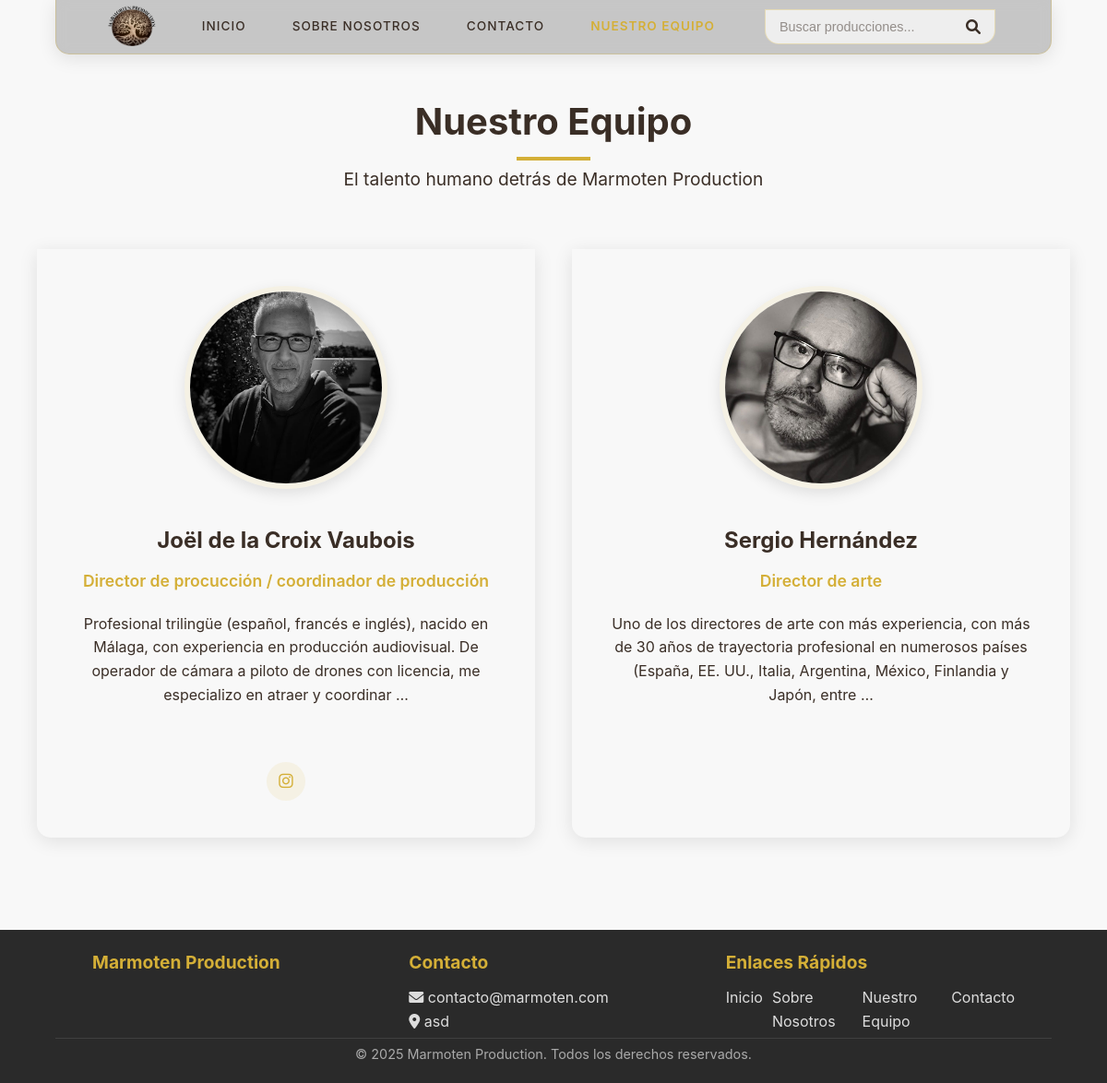
The app's page /nuestro-equipo/ with its own data.
### blog/models.py (models this page shows, shortened)
class ConfiguracionSitio(models.Model):
    titulo_sitio = models.CharField(max_length=200, default="Marmoten Production")
    logo = models.ImageField(upload_to='config/', blank=True, null=True)
    email_contacto = models.EmailField(default='contacto@marmoten.com')
    telefono_contacto = models.CharField(max_length=20, blank=True)
    direccion = models.TextField(blank=True)
    sobre_nosotros = models.TextField(blank=True)
    mision = models.TextField(blank=True)
    vision = models.TextField(blank=True)
    banner_sobre_nosotros = models.ImageField(
        upload_to='config/sobre_nosotros/',
        blank=True,
        null=True,
        help_text="Banner para la página 'Sobre Nosotros' (1920x500px recomendado)"
    )
    imagen_sobre_nosotros = models.ImageField(
        upload_to='config/sobre_nosotros/',
        blank=True,
        null=True,
        help_text="Imagen descriptiva para 'Sobre Nosotros' (800x600px recomendado)"
    )
    icono_mision = models.ImageField(
        upload_to='config/iconos/',
        blank=True,
        null=True,
        help_text="Icono para la sección Misión (200x200px recomendado)"
    )
    icono_vision = models.ImageField(
        upload_to='config/iconos/',
        blank=True,
        null=True,
        help_text="Icono para la sección Visión (200x200px recomendado)"
    )
    facebook_url = models.URLField(blank=True)
    instagram_url = models.URLField(blank=True)
    youtube_url = models.URLField(blank=True)
    class Meta:
        verbose_name_plural = "Configuraciones del Sitio"

class Equipo(models.Model):
    nombre = models.CharField(max_length=100)
    puesto = models.CharField(max_length=100)
    biografia = models.TextField()
    foto = models.ImageField(upload_to='equipo/')
    orden = models.PositiveIntegerField(default=0)
    redes_sociales = models.JSONField(default=dict, blank=True)
    class Meta:
        ordering = ['orden']
        verbose_name_plural = "Miembros del equipo"

class EnlaceExterno(models.Model):
    TIPO_ENLACE_CHOICES = [
        ('YOUTUBE', 'YouTube'),
        ('INSTAGRAM', 'Instagram'),
        ('FACEBOOK', 'Facebook'),
        ('TWITTER', 'Twitter/X'),
        ('OTRO', 'Otro'),
    ]
    post = models.ForeignKey(
        Post,
        related_name='enlaces_externos',
        on_delete=models.CASCADE,
        null=True,
        blank=True
    )
    equipo = models.ForeignKey(
        'Equipo',
        related_name='enlaces_externos',
        on_delete=models.CASCADE,
        null=True,
        blank=True
    )
    url = models.URLField()
    tipo = models.CharField(max_length=10, choices=TIPO_ENLACE_CHOICES)
    mostrar = models.BooleanField(default=True)
    titulo = models.CharField(max_length=200, blank=True)
    orden = models.PositiveIntegerField(default=0)
    class Meta:
        ordering = ['orden']
    class Meta:
        ordering = ['orden']
    def get_icon_class(self):
        iconos = {
            'YOUTUBE': 'fab fa-youtube',
            'INSTAGRAM': 'fab fa-instagram',
            'FACEBOOK': 'fab fa-facebook-f',
            'TWITTER': 'fab fa-twitter',
            'OTRO': 'fas fa-external-link-alt',
        }
        return iconos.get(self.tipo, 'fas fa-link')

### blog/views.py (the view)
# urls.py: path('nuestro-equipo/', views.nuestro_equipo, name='nuestro_equipo'),
def nuestro_equipo(request):
    context = {
        'config': get_config(),
        'equipo': Equipo.objects.all().order_by('orden'),
        'posts_destacados': Post.objects.filter(destacado=True).exclude(imagen='').order_by('-fecha_publicacion')
    }
    return render(request, 'blog/nuestro_equipo.html', context)

### blog/views.py (called while the page is built)
def get_config():
    return ConfiguracionSitio.objects.first()

### blog/templates/blog/nuestro_equipo.html (shortened to what this page needs)
{% extends 'blog/base.html' %}
{% block content %}
<div class="team-section">
  <div class="team-header">
    <h1 class="team-title">Nuestro Equipo</h1>
    <p class="team-subtitle">El talento humano detrás de {{ config.titulo_sitio }}</p>
  </div>
  <div class="team-grid">
    {% for miembro in equipo %}
    <div class="team-member-card">
      <div class="team-member-img-container">
        <img src="{{ miembro.foto.url }}"
             alt="{{ miembro.nombre }}"
             class="team-member-img">
      </div>
      <div class="team-member-body">
        <h3 class="team-member-name">{{ miembro.nombre }}</h3>
        <p class="team-member-position">{{ miembro.puesto }}</p>
        <p class="team-member-bio">{{ miembro.biografia|truncatewords:30 }}</p>
        <div class="team-social-links">
          {% for enlace in miembro.enlaces_externos.all %}
            {% if enlace.mostrar %}
            <a href="{{ enlace.url }}" target="_blank" class="team-social-link" title="{{ enlace.titulo|default:enlace.get_tipo_display }}">
              <i class="{{ enlace.get_icon_class }}"></i>
            </a>
            {% endif %}
          {% endfor %}
        </div>
      </div>
    </div>
    {% empty %}
    <div class="empty-team-message">
      <h3>Conoce a nuestro equipo</h3>
      <p>Actualmente no hay miembros del equipo para mostrar</p>
    </div>
    {% endfor %}
  </div>
{% endblock %}

### blog/templates/blog/base.html (shortened to what this page needs)
<!DOCTYPE html>
<html lang="es">
<head>
    <link rel="stylesheet" href="https://cdnjs.cloudflare.com/ajax/libs/font-awesome/6.0.0/css/all.min.css">
</head>
<body>
    <nav class="navbar" id="navbar">
        <img src="{{ config.logo.url }}" alt="Marmoten Production Logo" class="navbar-logo">
        <div class="nav-links" id="navLinks">
            <a href="{% url 'inicio' %}" class="nav-link active">Inicio</a>
            <a href="{% url 'sobre_nosotros' %}" class="nav-link">Sobre Nosotros</a>
            <a href="{% url 'contacto' %}" class="nav-link">Contacto</a>
            <a href="{% url 'nuestro_equipo' %}" class="nav-link">Nuestro Equipo</a>
        </div>
        <div class="search-container" id="searchContainer">
            <form action="{% url 'buscar_posts' %}" method="get" class="search-form">
                <input type="search" name="q" class="search-input" placeholder="Buscar producciones..." value="{{ request.GET.q }}">
                <button type="submit" class="search-button">
                    <i class="fas fa-search"></i>
                </button>
            </form>
        </div>
    </nav>
    <div class="container">
        {% block content %}{% endblock %}
    </div>
    <footer>
        <div class="footer-container">
            <div class="footer-section">
                <h3>Marmoten Production</h3>
            </div>
            <div class="footer-section">
                <h3>Contacto</h3>
                {% if config.email_contacto %}
                <a href="mailto:{{ config.email_contacto }}"><i class="fas fa-envelope"></i> {{ config.email_contacto }}</a>
                {% endif %}
                {% if config.direccion %}
                <p><i class="fas fa-map-marker-alt"></i> {{ config.direccion }}</p>
                {% endif %}
            </div>
            <div class="footer-section">
                <h3>Enlaces Rápidos</h3>
                <div class="Enlaces_rapido">
                    <a href="{% url 'inicio' %}">Inicio</a>
                    <a href="{% url 'sobre_nosotros' %}">Sobre Nosotros</a>
                    <a href="{% url 'nuestro_equipo' %}">Nuestro Equipo</a>
                    <a href="{% url 'contacto' %}">Contacto</a>
                </div>
            </div>
        </div>
        <div class="copyright">
            &copy; {% now "Y" %} Marmoten Production. Todos los derechos reservados.
        </div>
    </footer>
</body>
</html>

### blog/templates/blog/base.html (style rules this page uses)
:root { --color-fondo: #f8f8f8; --color-texto: #3a2e26; --color-acento: #D4AF37; --color-borde: rgba(212, 175, 55, 0.3); --sombra: 0 4px 20px rgba(0, 0, 0, 0.1); --borde-redondeado: 0px 0px 15px 15px; --transicion: all 0.3s ease; }
* { margin: 0; padding: 0; box-sizing: border-box; }
body { background-image: url("/static/img/ucm_bg_shape.png"); font-family: 'Inter', sans-serif; background-color: var(--color-fondo); color: var(--color-texto); line-height: 1.6; min-height: 100vh; display: flex; flex-direction: column; }
.navbar { margin-top: 20px; background-color: white; padding: 10px 5%; display: flex; justify-content: space-between; align-items: center; position: fixed; top: 0px; left: 5%; right: 5%; z-index: 1000; box-shadow: var(--sombra); border-radius: 0px 0px 15px 15px; border-left: 1px solid var(--color-borde); border-right: 1px solid var(--color-borde); border-bottom: 1px solid var(--color-borde); border-top: none; transition: var(--transicion); max-width: 90%; margin: 0 auto; background-color:rgba(165, 165, 165, 0.6); backdrop-filter: blur(7px); }
.navbar-logo { height: 35px; transform: scale(1.5); transition: var(--transicion); }
.nav-links { display: flex; align-items: center; gap: 20px; }
.nav-link { color: var(--color-texto); text-decoration: none; font-weight: 500; text-transform: uppercase; font-size: 0.85rem; letter-spacing: 1px; padding: 8px 15px; border-radius: var(--borde-redondeado); transition: var(--transicion); }
.nav-link.active { color: var(--color-acento); font-weight: 600; }
.search-container { position: relative; display: flex; width: 250px; border-radius: var(--borde-redondeado); overflow: hidden; border: 1px solid var(--color-borde); background: rgba(248, 248, 248, 0.8); transition: var(--transicion); }
.search-input { background: transparent; border: none; color: var(--color-texto); padding: 10px 45px 10px 15px; width: 100%; outline: none; font-size: 0.9rem; z-index: 1; }
.search-input::placeholder { color: rgba(58, 46, 38, 0.5); }
.search-button { position: absolute; right: 0; top: 0; height: 100%; background-color: transparent; color: var(--color-texto); border: none; padding: 0 15px; cursor: pointer; transition: var(--transicion); display: flex; align-items: center; justify-content: center; z-index: 2; }
.search-button i { font-size: 1rem; }
footer { background-color: #2a2a2a; color: white; padding: 20px 5%; margin-top: auto; }
.footer-container { display: flex; flex-wrap: wrap; justify-content: space-between; gap: 30px; max-width: 1000px; margin: 0 auto; }
.footer-section { flex: 1; min-width: 100px; }
.footer-section h3 { color: var(--color-acento); margin-bottom: 10px; font-size: 1.2rem; white-space: nowrap; }
.footer-section p, .footer-section a { color: #ddd; display: block; text-decoration: none; transition: var(--transicion); }
.copyright { text-align: center; padding-top: 5px; margin-top: 5px; border-top: 1px solid rgba(255, 255, 255, 0.1); color: #aaa; font-size: 0.9rem; }
.Enlaces_rapido { display: flex; flex-wrap: nowrap; gap: 10px; }

### records on screen
ConfiguracionSitio: logo (picture), titulo_sitio "Marmoten Production", email_contacto "contacto@marmoten.com", direccion "asd"
Equipo: foto (picture), nombre "Joël de la Croix Vaubois", puesto "Director de procucción / coordinador de producción", biografia "Profesional trilingüe (español, francés e inglés), nacido en Málaga, con experiencia en producción audiovisual. De operador de cámara a piloto de drones con licencia, me especializo en atraer y coordinar …"
Equipo: foto (picture), nombre "Sergio Hernández", puesto "Director de arte", biografia "Uno de los directores de arte con más experiencia, con más de 30 años de trayectoria profesional en numerosos países (España, EE. UU., Italia, Argentina, México, Finlandia y Japón, entre …"
